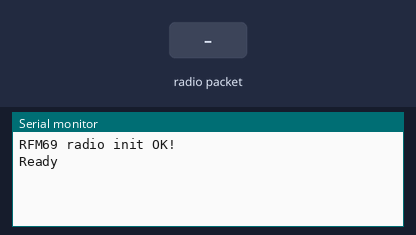
The sketch below on a simulated Arduino Uno, built with avr-gcc and run on an emulated ATmega328P. On the bench: the last lines printed to the serial monitor. Inputs (shaded band) come from the test bench. No radio packets arrive unless stated.

Above: at 1.2 s.
1.3 s: radio packet "UC" arrives
At 2.4 s:
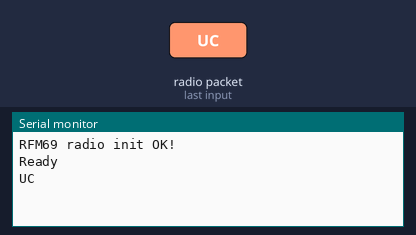
2.8 s: radio packet "1" arrives
At 3.5 s:
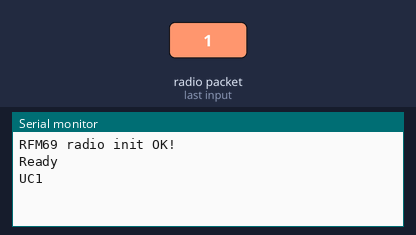

Measured:
- after the input at 1.3 s, the serial monitor: prints a new line at once (image 1)
- after the input at 2.8 s, the serial monitor: prints a new line at once (image 2)

The sketch:

UC_server_teensy_RF69.ino
```cpp
#include <RH_RF69.h>
#include <SPI.h>
#include <EEPROM.h>
#include "Arduhdlc.h"


#define BROADCAST 0xFF
#define PROX_DATA 0x01
#define LIGHT_LEVEL 0x02
#define STARTUP 0x03
#define HEARTBEAT 0x99

//#define RING_BUFFER_DEPTH 20
#define MAX_HDLC_FRAME_LENGTH 32

const static uint8_t RFM69_RST = 10;
const static uint8_t PIN_RADIO_CSN = 0;
const static uint8_t PIN_RADIO_IRQ = 3;

uint8_t RADIO_ID = 99;

//volatile bool readyToSend = false;
uint8_t incomingByte = 0;
uint8_t incomingPacketArray[4] = {0};
uint8_t incomingPacketIndex = 0;

// Change to 434.0 or other frequency, must match RX's freq!
#define RF69_FREQ 915.0

// Singleton instance of the radio driver
RH_RF69 rf69(PIN_RADIO_CSN, PIN_RADIO_IRQ);

//IntervalTimer myTimer;

long lastHeartbeat = 0;

void send_character(uint8_t data);
void hdlc_frame_handler(const uint8_t *data, uint16_t len);
Arduhdlc hdlc(&send_character, &hdlc_frame_handler, MAX_HDLC_FRAME_LENGTH);

void send_character(uint8_t data) {
  Serial.print((char)data);
}

void hdlc_frame_handler(const uint8_t *data, uint16_t len) {
  rf69.send(data, len);
}

//void sendSerialPacket(uint8_t cmd, uint16_t payload)
//{
//  char buf[] = {BROADCAST, STARTUP, 0x0000};
//  hdlc.send(buf, 4);
//}

void setup()
{
  Serial.begin(115200);
  while (!Serial) {
    delay(1);  // wait until serial console is open, remove if not tethered to computer
  }

  char id[4];
  for (int i = 0; i < 4; i++)
  {
    id[i] = EEPROM.read(i);
  }
  if (String(id).substring(0, 2) == "UC") {
    Serial.println("UC");
  }


  pinMode(RFM69_RST, OUTPUT);
  digitalWrite(RFM69_RST, LOW);

  // manual reset
  digitalWrite(RFM69_RST, HIGH);
  delay(10);
  digitalWrite(RFM69_RST, LOW);
  delay(10);

  if (!rf69.init()) {
    while (true) {
      char msg[] = "RFM69 radio init failed";
      hdlc.send(msg, sizeof(msg) / sizeof(msg[0]));
      delay(1000);
    }
  }
      Serial.println("RFM69 radio init OK!");

  if (!rf69.setFrequency(RF69_FREQ)) {
    //      Serial.println("setFrequency failed");
    while (true) {
      char msg[] = "setFrequency failed";
      hdlc.send(msg, sizeof(msg) / sizeof(msg[0]));
      delay(1000);
    }
  }

  // If you are using a high power RF69 eg RFM69HW, you *must* set a Tx power with the
  // ishighpowermodule flag set like this:
  rf69.setTxPower(14, true);  // range from 14-20 for power, 2nd arg must be true for 69HCW

  // The encryption key has to be the same as the one in the server
  uint8_t key[] = { 0x01, 0x02, 0x03, 0x04, 0x05, 0x06, 0x07, 0x08,
                    0x01, 0x02, 0x03, 0x04, 0x05, 0x06, 0x07, 0x08
                  };
  rf69.setEncryptionKey(key);
//  sendSerialPacket(STARTUP, RADIO_ID);
  Serial.println("Ready");
}

//void sendPackets() {
//  if (txRingBufferIdx != txRingBufferLastSent) {
//    noInterrupts();
//    Serial.print("Sending ");
//    Serial.println(txRingBufferLastSent);
//    rf69.send(ringBuffer[txRingBufferLastSent++], sizeof(ringBuffer[0]));
//    txRingBufferLastSent %= RING_BUFFER_DEPTH;
//    interrupts();
//  }
//}

//void debugPrintPacket(UCSensorPacket packet)
//{
//  String msg = "Debug Packet: To: ";
//  msg += packet.FromRadioId;
//  msg += " CMD: ";
//  msg += packet.Command;
//  msg += " DATA: ";
//  msg += packet.Payload;
//  Serial.println(msg);
//}

void loop()
{
  if (rf69.available()) {

    // Should be a message for us now
    uint8_t buf[RH_RF69_MAX_MESSAGE_LEN];
    uint8_t len = sizeof(buf);

    if (rf69.recv(buf, &len)) {
      for (int x = 0; x < len; x++) {
        Serial.print(char(buf[x]));
      }
    } else {
      Serial.println("Receive failed");
    }
  }

  //    if (millis() - lastHeartbeat > 1000) {
  //      char buf[] = {BROADCAST, HEARTBEAT, 0, RADIO_ID};
  //      hdlc.send(buf, 4);
  //      lastHeartbeat = millis();
  //
  //    }

}

void serialEvent() {

  uint8_t buf[100];
  uint8_t idx = 0;
  while (Serial.available()) {
    //    hdlc.receive((char)Serial.read());
    buf[idx++] = Serial.read();
  }

  rf69.send(buf, idx);

  //  if (Serial.available() >= 4) {
  //    for (int b = 0; b < 4; b++) {
  //      ringBuffer[txRingBufferIdx][b] = Serial.read();
  //    }
  //    if (Serial.read() == '\n') {
  //      Serial.print("Received packet: ");
  //      for (int x = 0; x < 4; x++) {
  //        if (ringBuffer[txRingBufferIdx][x] < 0x10) Serial.print("0");
  //        Serial.print(ringBuffer[txRingBufferIdx][x], HEX);
  //      }
  //      Serial.println();
  //      txRingBufferIdx++;
  //    } else {
  //      Serial.println("Invalid packet");
  //    }
  //  }


  //  while (Serial.available()) {
  //    Serial.print("Available: ");
  //    Serial.println(Serial.available());
  //    incomingByte = Serial.read();
  //
  //    if (incomingByte == '\n') {
  //
  //      //      Serial.print("Received packet ");
  //      //      Serial.println(txRingBufferIdx);
  //
  ////      memcpy(&txRingBuffer[txRingBufferIdx++], incomingPacketArray, sizeof(txRingBuffer[txRingBufferIdx]));
  ////      memset(incomingPacketArray, 0, sizeof(incomingPacketArray));
  ////      incomingPacketIndex = 0;
  //      Serial.print("Received packet: ");
  //      for (int x=0; x < 4; x++) {
  //        if (ringBuffer[txRingBufferIdx][x] < 0x10) Serial.print("0");
  //        Serial.print(ringBuffer[txRingBufferIdx][x], HEX);
  //      }
  //      Serial.println();
  //      byteIndex = 0;
  //      txRingBufferIdx++;
  //
  //      txRingBufferIdx %= RING_BUFFER_DEPTH;
  //    } else {
  //
  ////      if (incomingPacketIndex >= sizeof(UCSensorPacket)) {
  ////        Serial.println("Invalid packet");
  ////        memset(incomingPacketArray, 0, sizeof(incomingPacketArray));
  ////        incomingPacketIndex = 0;
  ////      } else {
  ////        incomingPacketArray[incomingPacketIndex] = incomingByte;
  //        ringBuffer[txRingBufferIdx][byteIndex++] = incomingByte;
  ////        incomingPacketIndex++;
  ////      }
  //    }
  //  }
}
```
